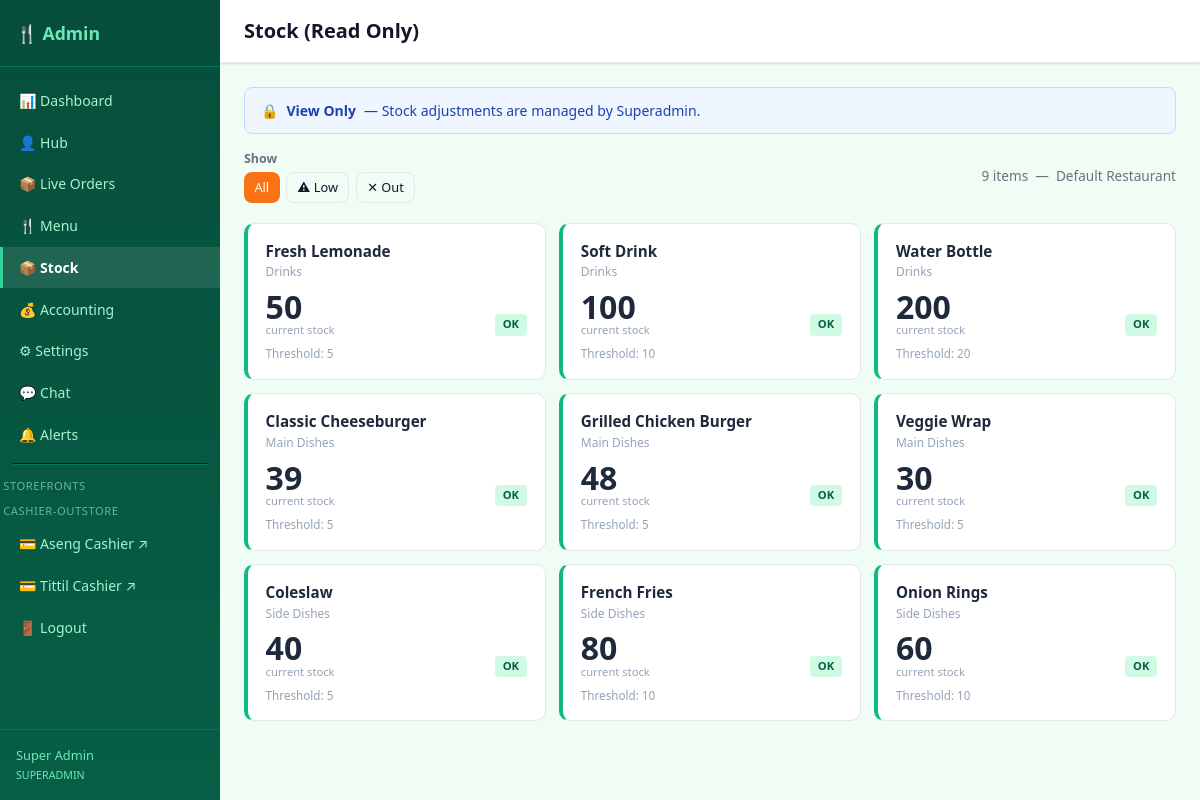
The app's page /admin/stock.php (signed in) with its own data.
### tables this page shows
CREATE TABLE Restaurant (
    id          TEXT PRIMARY KEY,
    name        TEXT NOT NULL,
    slug        TEXT NOT NULL UNIQUE,
    description TEXT,
    isActive    INTEGER NOT NULL DEFAULT 1,
    createdAt   TEXT NOT NULL DEFAULT (datetime('now')),
    updatedAt   TEXT NOT NULL DEFAULT (datetime('now'))
);

CREATE TABLE MenuItem (
    id                TEXT PRIMARY KEY,
    name              TEXT NOT NULL,
    description       TEXT,
    price             TEXT NOT NULL,
    image             TEXT,
    isAvailable       INTEGER NOT NULL DEFAULT 1,
    preparationTime   INTEGER NOT NULL DEFAULT 15,
    notes             TEXT,
    stockQuantity     INTEGER,
    lowStockThreshold INTEGER NOT NULL DEFAULT 5,
    categoryId        TEXT NOT NULL,
    restaurantId      TEXT NOT NULL,
    createdAt         TEXT NOT NULL DEFAULT (datetime('now')),
    updatedAt         TEXT NOT NULL DEFAULT (datetime('now')),
    FOREIGN KEY (categoryId)   REFERENCES Category(id)   ON DELETE CASCADE,
    FOREIGN KEY (restaurantId) REFERENCES Restaurant(id) ON DELETE CASCADE
);

CREATE TABLE Category (
    id           TEXT PRIMARY KEY,
    name         TEXT NOT NULL,
    slug         TEXT NOT NULL,
    description  TEXT,
    sortOrder    INTEGER NOT NULL DEFAULT 0,
    isActive     INTEGER NOT NULL DEFAULT 1,
    restaurantId TEXT NOT NULL,
    createdAt    TEXT NOT NULL DEFAULT (datetime('now')),
    updatedAt    TEXT NOT NULL DEFAULT (datetime('now')),
    FOREIGN KEY (restaurantId) REFERENCES Restaurant(id) ON DELETE CASCADE
);

### auth.php (called while the page is built, shortened)
<?php
require_once __DIR__ . '/db.php';
function get_auth_user(): ?array {
    if (!empty($_SESSION['user'])) {
        return $_SESSION['user'];
    }
    return null;
}
function require_auth(bool $redirect = false): array {
    $user = get_auth_user();
    return $user;
}
function require_admin(bool $redirect = false): array {
    $user = require_auth($redirect);
    return $user;
}

### db.php (called while the page is built, shortened)
<?php
function get_db(): PDO {
    static $pdo = null;
    if ($pdo === null) {
        $pdo = new PDO('sqlite:' . DB_PATH, null, null, [
            PDO::ATTR_ERRMODE            => PDO::ERRMODE_EXCEPTION,
            PDO::ATTR_DEFAULT_FETCH_MODE => PDO::FETCH_ASSOC,
        ]);
        $pdo->exec('PRAGMA foreign_keys = ON');
        $pdo->exec('PRAGMA journal_mode = WAL');
    }
    return $pdo;
}
function db_query(string $sql, array $params = []): array {
    $stmt = get_db()->prepare($sql);
    $stmt->execute($params);
    return $stmt->fetchAll();
}
function db_fetch(string $sql, array $params = []): ?array {
    $stmt = get_db()->prepare($sql);
    $stmt->execute($params);
    $row = $stmt->fetch();
    return $row ?: null;
}

### admin/stock.php (the view, shortened to what this page needs)
<?php
include dirname(__DIR__) . '/includes/admin_header.php';
require_once dirname(__DIR__) . '/db.php';
if (!empty($current_user['restaurantId'])) {
    $restaurant = db_fetch('SELECT * FROM Restaurant WHERE id = ? AND isActive = 1', [$current_user['restaurantId']]);
} else {
    $restaurant = get_restaurant();
}
$rid = $restaurant['id'] ?? null;
$filter = $_GET['filter'] ?? '';
$where  = $rid ? ['mi.restaurantId = ?'] : ['1=0'];
$params = $rid ? [$rid] : [];
$w = 'WHERE ' . implode(' AND ', $where);
$items = db_query(
    "SELECT mi.id, mi.name, mi.stockQuantity, mi.lowStockThreshold, mi.isAvailable, c.name AS categoryName
     FROM MenuItem mi JOIN Category c ON c.id = mi.categoryId $w ORDER BY c.name ASC, mi.name ASC",
    $params
);
?>
<div class="alert alert-info" style="display:flex;align-items:center;gap:.5rem;margin-bottom:1rem">
    🔒 <strong>View Only</strong> &mdash; Stock adjustments are managed by Superadmin.
</div>
<div class="stock-toolbar">
    <div>
        <label>Show</label>
        <div style="display:flex;gap:.4rem">
            <a href="stock.php?filter=" class="btn btn-sm <?= !$filter ? 'btn-primary' : 'btn-outline' ?>">All</a>
            <a href="stock.php?filter=low" class="btn btn-sm <?= $filter === 'low' ? 'btn-primary' : 'btn-outline' ?>">&#9888; Low</a>
            <a href="stock.php?filter=out" class="btn btn-sm <?= $filter === 'out' ? 'btn-primary' : 'btn-outline' ?>">&#10005; Out</a>
        </div>
    </div>
    <div style="margin-left:auto; font-size:.85rem; color:#6b7280; align-self:center">
        <?= count($items) ?> item<?= count($items) !== 1 ? 's' : '' ?>
        &nbsp;&mdash;&nbsp; <?= htmlspecialchars($restaurant['name'] ?? '') ?>
    </div>
</div>
<?php if (empty($items)): ?>
<div style="text-align:center;padding:3rem;color:#94a3b8;font-size:1rem">No items found.</div>
<?php else: ?>
<div class="stock-grid">
<?php foreach ($items as $item):
    $has_stock = $item['stockQuantity'] !== null;
    $qty = (int)($item['stockQuantity'] ?? 0);
    $threshold = (int)($item['lowStockThreshold'] ?? 5);
    $status = !$has_stock ? 'none' : ($qty === 0 ? 'out' : ($qty <= $threshold ? 'low' : 'ok'));
    $badge_labels = ['none'=>'Unlimited','out'=>'Out of Stock','low'=>'Low Stock','ok'=>'OK'];
?>
<div class="stock-card status-<?= $status ?>">
    <div>
        <div class="sc-name"><?= htmlspecialchars($item['name']) ?></div>
        <div class="sc-cat"><?= htmlspecialchars($item['categoryName']) ?></div>
    </div>
    <div style="display:flex;align-items:flex-end;justify-content:space-between">
        <div>
            <div class="sc-qty">
                <?= $has_stock ? $qty : '&infin;' ?>
                <small>current stock</small>
            </div>
        </div>
        <span class="sc-badge <?= $status ?>"><?= $badge_labels[$status] ?></span>
    </div>
    <?php if ($has_stock): ?>
    <div style="font-size:.73rem;color:#94a3b8">Threshold: <?= $threshold ?></div>
    <?php else: ?>
    <div style="font-size:.8rem;color:#94a3b8">This item has unlimited stock (no tracking).</div>
    <?php endif; ?>
</div>
<?php endforeach; ?>
</div>
<?php endif; ?>
<?php include dirname(__DIR__) . '/includes/admin_footer.php'; ?>

### assets/css/style.css (style rules this page uses)
:root { --primary: #f97316; --primary-dark: #ea580c; --primary-fg: #fff; --bg: #f9fafb; --card-bg: #ffffff; --border: #e5e7eb; --text: #111827; --text-muted: #6b7280; --success: #16a34a; --warn: #d97706; --danger: #dc2626; --radius: 8px; --shadow: 0 1px 3px rgba(0,0,0,.08), 0 1px 2px rgba(0,0,0,.06); --transition: .15s ease; }
*, *::before, *::after { box-sizing: border-box; margin: 0; padding: 0; }
body { font-family: system-ui, -apple-system, sans-serif; background: var(--bg); color: var(--text); line-height: 1.5; }
a { color: var(--primary); text-decoration: none; }
.btn { display: inline-flex; align-items: center; gap: .35rem; padding: .5rem 1rem; border-radius: var(--radius); border: none; font-size: .875rem; font-weight: 500; cursor: pointer; transition: background var(--transition), opacity var(--transition); text-decoration: none; white-space: nowrap; }
.btn-primary { background: var(--primary); color: var(--primary-fg); }
.btn-outline { background: transparent; border: 1px solid var(--border); color: var(--text); }
.btn-sm { padding: .3rem .65rem; font-size: .8rem; }
.alert { padding: .75rem 1rem; border-radius: var(--radius); margin-bottom: 1rem; font-size: .875rem; }
.alert-info { background: #eff6ff; border: 1px solid #bfdbfe; color: #1e40af; }

### assets/css/admin.css (style rules this page uses)
:root { --admin-primary: #059669; --admin-primary-dark: #047857; --admin-primary-light: #d1fae5; --admin-sidebar: #064e3b; --admin-sidebar-hover: #065f46; }
.admin-body { background: #f0fdf4; }

### admin/stock.php (style rules this page uses)
.stock-toolbar { display:flex; flex-wrap:wrap; gap:.6rem; align-items:flex-end; margin-bottom:1.25rem; }
.stock-toolbar label { font-size:.78rem; font-weight:600; display:block; margin-bottom:.2rem; color:#6b7280; }
.stock-grid { display:grid; grid-template-columns: repeat(auto-fill, minmax(280px, 1fr)); gap:.85rem; }
.stock-card { background:#fff; border:1px solid #e5e7eb; border-radius:10px; padding:1rem 1.1rem; display:flex; flex-direction:column; gap:.6rem; }
.stock-card.status-ok { border-left:4px solid #10b981; }
.sc-name { font-weight:700; font-size:.95rem; color:#1e293b; }
.sc-cat { font-size:.75rem; color:#94a3b8; margin-top:.05rem; }
.sc-qty { font-size:2rem; font-weight:800; color:#1e293b; line-height:1; }
.sc-qty small { font-size:.7rem; font-weight:400; color:#94a3b8; display:block; margin-top:.1rem; }
.sc-badge { display:inline-block; font-size:.7rem; font-weight:700; padding:.15rem .5rem; border-radius:4px; }
.sc-badge.ok { background:#d1fae5; color:#065f46; }

### records on screen
restaurant: name "Default Restaurant"
menuitem: name "Fresh Lemonade", categoryId.name "Drinks", stockQuantity "50", stockQuantity+lowStockThreshold "OK", lowStockThreshold "5"
menuitem: name "Soft Drink", categoryId.name "Drinks", stockQuantity "100", stockQuantity+lowStockThreshold "OK", lowStockThreshold "10"
menuitem: name "Water Bottle", categoryId.name "Drinks", stockQuantity "200", stockQuantity+lowStockThreshold "OK", lowStockThreshold "20"
menuitem: name "Classic Cheeseburger", categoryId.name "Main Dishes", stockQuantity "39", stockQuantity+lowStockThreshold "OK", lowStockThreshold "5"
menuitem: name "Grilled Chicken Burger", categoryId.name "Main Dishes", stockQuantity "48", stockQuantity+lowStockThreshold "OK", lowStockThreshold "5"
menuitem: name "Veggie Wrap", categoryId.name "Main Dishes", stockQuantity "30", stockQuantity+lowStockThreshold "OK", lowStockThreshold "5"
menuitem: name "Coleslaw", categoryId.name "Side Dishes", stockQuantity "40", stockQuantity+lowStockThreshold "OK", lowStockThreshold "5"
menuitem: name "French Fries", categoryId.name "Side Dishes", stockQuantity "80", stockQuantity+lowStockThreshold "OK", lowStockThreshold "10"
menuitem: name "Onion Rings", categoryId.name "Side Dishes", stockQuantity "60", stockQuantity+lowStockThreshold "OK", lowStockThreshold "10"

### other values on screen
$current_user['name'] "Super Admin"
$current_user['role'] "SUPERADMIN"
$page_title "Stock (Read Only)"
count($items) "9"
